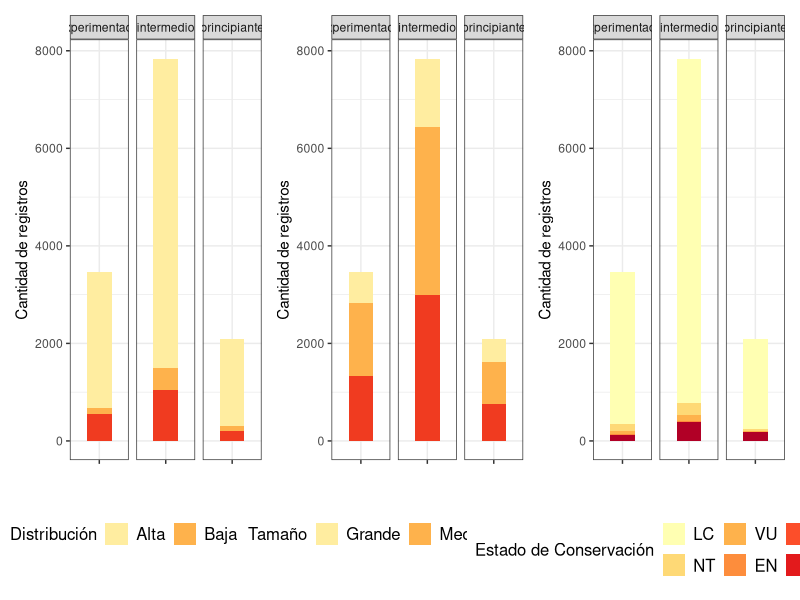
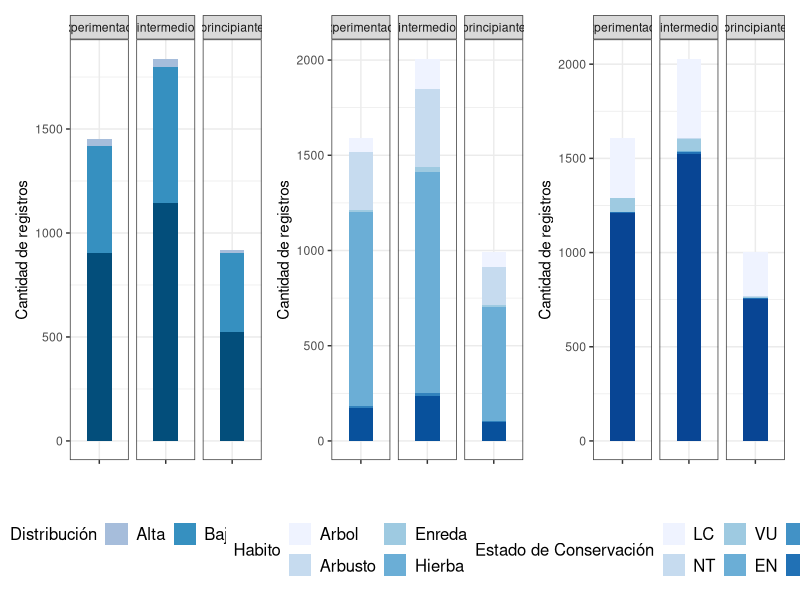

The R script that drew these images, in order:
# PAQUETES Y DATOS -------------------------------------------------------------
library(tidyverse)
library(ggplot2)
library(patchwork)
library(RColorBrewer)

registros_de_tetrapodosuy <- 
  read_csv("datos/Tablas/registros_de_tetrapodosuy.csv")
registros_de_plantasuy <- 
  read_csv("datos/Tablas/registros_de_plantasuy.csv")


# GRAFICOS PARA LA VISUALIZACION DE DATOS DE TETRAPODOS-------------------------

## GRUPOS
gruposT <- registros_de_tetrapodosuy %>% 
  group_by(nivel,clase) %>% count() %>% 
  ggplot(aes(x="", y=n, fill=clase)) +
  geom_bar(width = 0.5, stat = "identity", show.legend = T) + 
  labs(x="", y="Cantidad de registros", fill = "Clase") + 
  facet_grid(~nivel) + 
  scale_fill_brewer(palette = "YlOrRd") + 
  theme_bw()


## DISTRIBUCION
distribucionesT <- registros_de_tetrapodosuy %>% 
  group_by(nivel,distribucion_2) %>% count() %>% 
  ggplot(aes(x="", y=n, fill=distribucion_2)) + 
  geom_bar(width = 0.5, stat = "identity", show.legend = T) + 
  theme_bw() +
  labs(x="", y="Cantidad de registros", fill = "Distribución") + 
  facet_wrap(~nivel) + 
  scale_fill_brewer(palette = "YlOrRd") +
  theme(legend.position = "bottom", legend.title = element_text(size = 12),
        legend.text = element_text(size = 12))



## TAMAÑO
tamañoT <- registros_de_tetrapodosuy %>% 
  group_by(nivel,tamaño) %>% count() %>% 
  ggplot(aes(x="", y=n, fill=tamaño)) +
  geom_bar(width = 0.5, stat = "identity", show.legend = T) +
  theme_bw() +
  labs(x="", y="Cantidad de registros", fill = "Tamaño") + 
  facet_grid(~nivel) + 
  scale_fill_brewer(palette = "YlOrRd") + 
  theme(legend.position = "bottom", legend.title = element_text(size = 12),
        legend.text = element_text(size = 12))



## ESTADO DE CONSERVACIÓN
estadoT <- registros_de_tetrapodosuy %>% 
  mutate(status_global=factor
         (status_global,levels= c("LC","NT","VU","EN","CR","DD","NE"))) %>% 
  group_by(nivel,status_global) %>% count() %>% 
  ggplot(aes(x="", y=n, fill=status_global)) +
  geom_bar(width = 0.5, stat = "identity", show.legend = T) + 
  theme_bw() +
  labs(x="", y="Cantidad de registros", fill = "Estado de Conservación") + 
  facet_grid(~nivel) + 
  scale_fill_brewer(palette = "YlOrRd") + 
  theme(legend.position = "bottom", legend.title = element_text(size = 12),
        legend.text = element_text(size = 12))


distribucionesT + tamañoT + estadoT


# GRAFICOS PARA LA VISUALIZACION DE PLANTAS ------------------------------------

## GRUPOS
gruposP <- registros_de_plantasuy %>% 
  group_by(nivel,familia) %>% count() %>% 
  ggplot(aes(x="", y=n, fill=familia)) +
  geom_bar(width = 0.5, stat = "identity", show.legend = T) + 
  labs(x="", y="Cantidad de registros", fill = "Familia") + 
  facet_grid(~nivel) + 
  scale_fill_manual(values = c("#D0D1E6","#A6BDDB","#3690C0","#034E7B")) + 
  theme_bw()


## DISTRIBUCION
distribucionesP <- registros_de_plantasuy %>% filter(!is.na(distribucion_2)) %>% 
  group_by(nivel,distribucion_2) %>% count() %>% 
  ggplot(aes(x="", y=n, fill=distribucion_2)) +
  geom_bar(width = 0.5, stat = "identity", show.legend = T) + 
  theme_bw() +
  labs(x="", y="Cantidad de registros", fill = "Distribución") + 
  facet_grid(~nivel) + 
  scale_fill_manual(values = c("#A6BDDB","#3690C0","#034E7B")) + 
  theme(legend.position = "bottom", legend.title = element_text(size = 12),
                  legend.text = element_text(size = 12))


## HABITO
tamañoP <- registros_de_plantasuy %>% filter(Habito1 != "NE") %>% 
  group_by(nivel,Habito1) %>% count() %>% 
  ggplot(aes(x="", y=n, fill=Habito1)) +
  geom_bar(width = 0.5, stat = "identity", show.legend = T) + 
  theme_bw() +
  labs(x="", y="Cantidad de registros", fill = "Habito") + 
  facet_grid(~nivel) + 
  scale_fill_brewer(palette = "Blues") + 
  theme(legend.position = "bottom", legend.title = element_text(size = 12),
                  legend.text = element_text(size = 12))


## ESTADO DE CONSERVACIÓN
estadoP <- registros_de_plantasuy %>% 
  filter(status_global !="") %>% 
  filter(status_global != "EW") %>% 
  mutate(status_global=factor
         (status_global,levels=c("LC","NT","VU","EN","CR","DD","NE"))) %>%
  group_by(nivel,status_global) %>% count() %>% 
  ggplot(aes(x="", y=n, fill=status_global)) +
  geom_bar(width = 0.5, stat = "identity", show.legend = T) + 
  theme_bw() +
  labs(x="", y="Cantidad de registros", fill = "Estado de Conservación") + 
  facet_grid(~nivel) + 
  scale_fill_brewer(palette = "Blues") + 
  theme(legend.position = "bottom", legend.title = element_text(size = 12),
                  legend.text = element_text(size = 12))

distribucionesP + tamañoP + estadoP